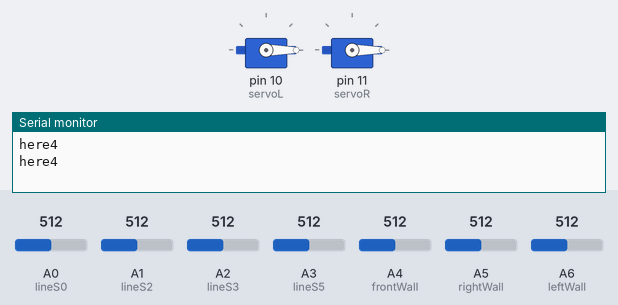
Bench run of a sketch on a simulated Arduino Nano, built with avr-gcc and run on an emulated ATmega328P. Shown: 2 × servo, the last lines printed to the serial monitor. Inputs (shaded band) come from the test bench; at power-on: A5 (rightWall) = 512, A4 (frontWall) = 512, A0 (lineS0) = 512, A1 (lineS2) = 512, A2 (lineS3) = 512, A3 (lineS5) = 512, A6 (leftWall) = 512.

Above: at 3.0 s.
3.1 s: A5 (rightWall) set to 30
8.1 s: A4 (frontWall) set to 134
11.6 s: A4 (frontWall) set to 114
At 12.6 s:
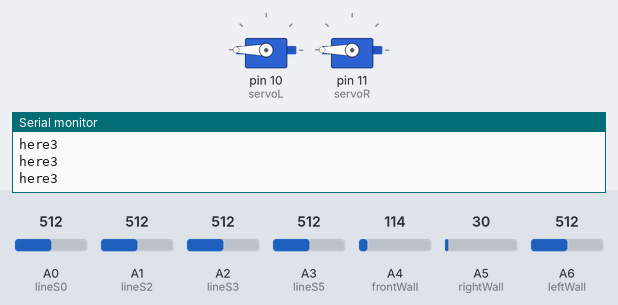
15.1 s: A0 (lineS0) set to 490
At 15.8 s:
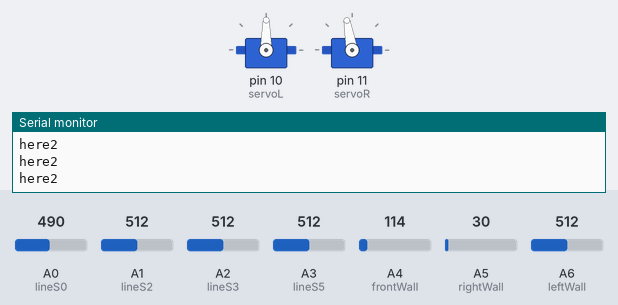
18.1 s: A1 (lineS2) set to 560
At 18.8 s:
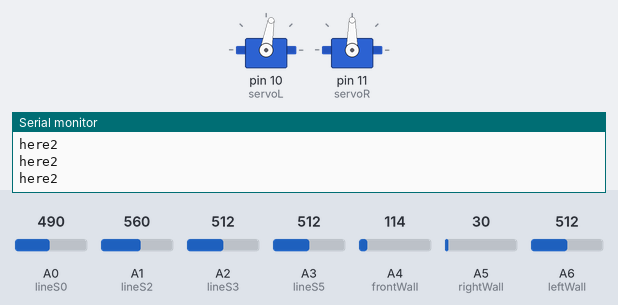
21.1 s: A2 (lineS3) set to 560
At 22.3 s:
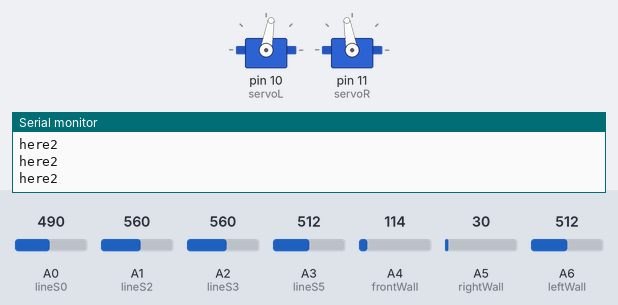
Timing chart, 0 to 24.1 s (numbered marks = the images above; inputs shaded):
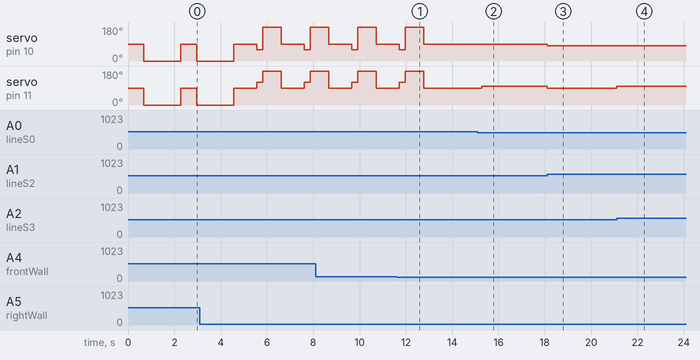

The sketch:

followLeft.ino
```cpp
#include <Servo.h>

// instantiate the 2 servos
Servo servoL;
Servo servoR;


int lineS0 = A0; // Line Sensor0 (Left)
int lineS2 = A1; // Line Sensor1 (Center Left)
int lineS3 = A2; // Line Sensor2 (Center Right)
int lineS5 = A3; // Line Sensor3 (Right)
int lineSThres = 500;

int leftWall = A6;// Left Wall Sensor
int frontWall = A4;// Front Wall Sensor
int rightWall = A5;// Right Wall Sensor

void setup() {
  // put your setup code here, to run once:
  Serial.begin(9600);
  servoL.attach(10);
  servoR.attach(11);

}

void loop() {
//    bool decLeft = detectLeftWall();
//  bool decFront = detectFrontWall();
//  bool decRight = detectRightWall();
//  Serial.println("L");
//  Serial.println(decLeft);
//  Serial.println("F");
//  Serial.println(decFront);
//  Serial.println("R");
// Serial.println(decRight);
//     servoL.write(90);
//    servoR.write(90);

  bool cross = atCrossRoad();
  if (cross){
      servoL.write(90);
  servoR.write(90);
  delay(500);
    decisionAtCross();
  }
  else{
    followLine();
  }

//followLine();


}

void decisionAtCross(){
  bool decLeft = detectLeftWall();
  bool decFront = detectFrontWall();
  bool decRight = detectRightWall();

  if (!decLeft){
    Serial.println("here1");
   turnLeft();
   followLine();
  }
  else{
    if(!decFront){
      Serial.println("here2");
      followLine();
    }
    else{
      if (!decRight){
        Serial.println("here3");
        turnRight();
        followLine();
      }
      else{
        Serial.println("here4");
        turnU();
        followLine();
      }
    }
  }
}


bool atCrossRoad(){
  int val_lineS0= analogRead(lineS0);
  int val_lineS5= analogRead(lineS5);
  if((val_lineS0>lineSThres)&&(val_lineS5 >lineSThres)){
    return true;
  }
  else{
    return false;
  }
}

// Follow Line
void followLine(){
// read in values from sensors
  int val2= analogRead(lineS2);
  int val3= analogRead(lineS3);

  // if both sensors are on Black
  if ((val2>550)&&(val3>550)){
    // move forward
    servoL.write(80);
    servoR.write(100);
  }

  // if s3 is on White
  else if ((val2<550)){
    // turn Right
    servoL.write(90);
    servoR.write(100);
//    servoL.write(90);
//    servoR.write(90);
  }

  // if s2 is on White
  else if((val3<550)){
    // turn Left
    servoL.write(80);
    servoR.write(90);
//    servoL.write(90);
//    servoR.write(90);
  }

  else{
    // stop
    servoL.write(90);
    servoR.write(90);
  }


}


// Turn Left
void turnLeft() {
  servoL.write(90);
  servoR.write(90);
  delay(500);
  servoL.write(60);
  servoR.write(120);
  delay(250);
  servoL.write(0);
  servoR.write(0);
  delay(800);
  servoL.write(90);
  servoR.write(90);
}

// Turn Right
void turnRight() {
    servoL.write(90);
  servoR.write(90);
  delay(500);
  servoL.write(60);
  servoR.write(120);
  delay(250);
  servoL.write(180);
  servoR.write(180);
  delay(800);
  servoL.write(90);
  servoR.write(90);
}

void turnU() {
  servoL.write(90);
  servoR.write(90);
  delay(180);
  servoL.write(0);
  servoR.write(0);
  delay(1600);
  servoL.write(90);
  servoR.write(90);
}


bool detectLeftWall() {
  float wallsensorValue = analogRead(leftWall)*0.0048828125;;
  int distance = 13*pow(wallsensorValue, -1);
  if(distance <= 25){ // wall detected on the left
    return true;
  }
  else{
    return false;
  }

}

bool detectFrontWall() {
  float wallsensorValue = analogRead(frontWall)*0.0048828125;;
  int distance = 13*pow(wallsensorValue, -1);
  if(distance <= 20){ // wall detected on the front
    return true;
  }
  else{
    return false;
  }
}

bool detectRightWall() {
  float wallsensorValue = analogRead(rightWall)*0.0048828125;;
  int distance = 13*pow(wallsensorValue, -1);
  if(distance <= 25){ // wall detected on the right
    return true;
  }
  else{
    return false;
  }
}
```

Measured:
- the behaviour switches between 127 and 126 on A4 (frontWall) (found by bisection; images 0 and 1)
- the behaviour switches between 501 and 500 on A0 (lineS0) (found by bisection; images 1 and 2)
- after the input at 11.6 s, servo on pin 10 (servoL), servo on pin 11 (servoR): goes on until 12.8 s, then stays 90°
- after the input at 15.1 s, servo on pin 11 (servoR): 90° → 100° after 0.18 s
- after the input at 18.1 s, servo on pin 10 (servoL): 90° → 80° at once; servo on pin 11 (servoR): 100° → 90° at once
- after the input at 21.1 s, servo on pin 11 (servoR): 90° → 100° at once
